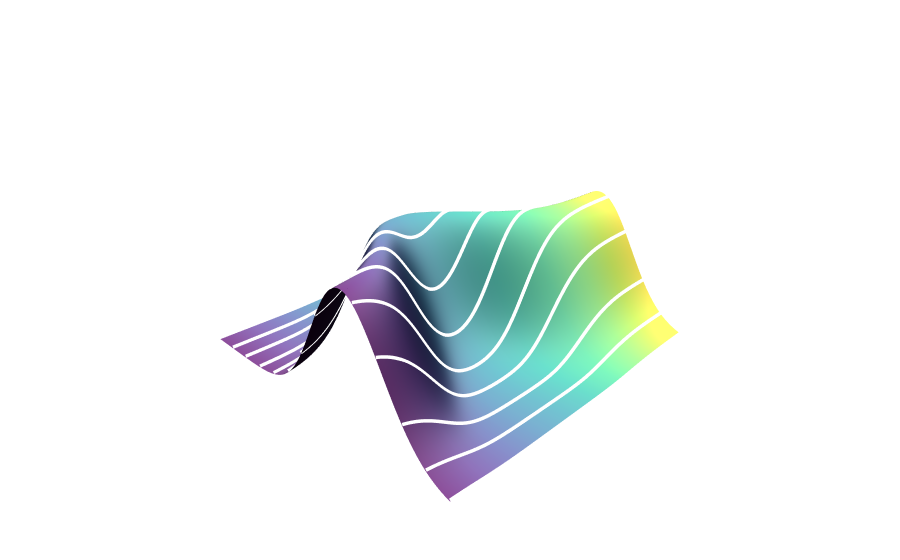

Here is the notebook cell this chart was saved with:
### Code cell
fig = go.Figure(
    data=[
        go.Surface(
            z=Z.T,
            x=X,
            y=Y,
            surfacecolor = X, 
            colorscale= px.colors.sequential.Viridis  ,#Plotly3,#"Greys",   # IMPORTANT: neutral shading
            showscale=False,      # removes colorbar
            lighting=dict(
                ambient=0.15,   # lower = stronger shading
                diffuse=0.8,    # main shape cue
                specular=0.6,   # highlight on ridges
                roughness=0.8,  # lower = shinier.  --- ! ----
                fresnel=0.2
            ),
            lightposition=dict(
            x=200,
            y=-100,
            z=300
            )
        )
    ]
)

fig.update_layout(
    scene=dict(
        xaxis=dict(
            visible=False,
            showbackground=False
        ),
        yaxis=dict(
            visible=False,
            showbackground=False
        ),
        zaxis=dict(
            visible=False,
            showbackground=False
        ),
        camera=dict(
            eye=dict(x=-1.2, y=-1.2, z=0.8)
        ),
        aspectratio=dict(x=1, y=1, z=0.4)
    ),
    margin=dict(l=0, r=0, b=0, t=0),
    paper_bgcolor="white",
    plot_bgcolor="white"
)

# how many lines you want
n_lines = 14
y_idx = np.linspace(0, len(y) - 1, n_lines, dtype=int)

for i in y_idx:
    fig.add_trace(
        go.Scatter3d(
            x=x,
            y=np.full_like(x, y[i]),
            z=Z[:, i] + 0.002,  # tiny offset so lines sit on top
            mode="lines",
            line=dict(
                color='white', #"black",
                width=7
            ),
            showlegend=False
        )
    )

fig.show()
